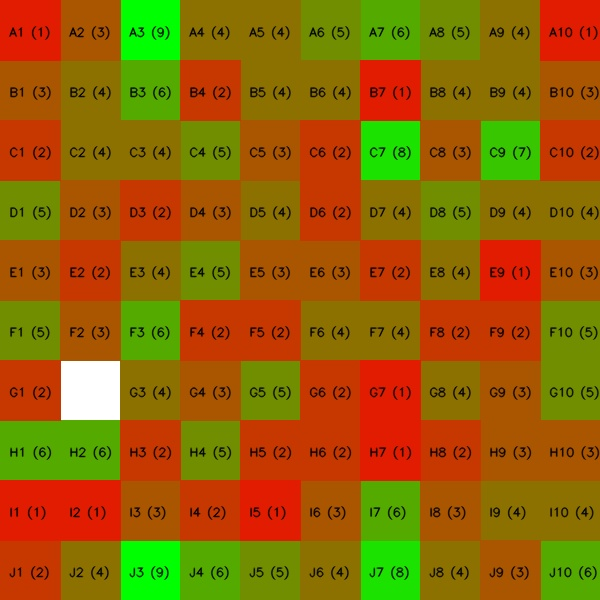
#> input picture SeaBattle2 Python Computer Vision/heatmaps/Heatmap - 19 images - 12Jul.jpg, 600 x 600 px, given as the content of the folder images, which was not available
$ python main.py
#> lines starting #> are read from the running program, lines starting #| are printed output that depends on the picture; after the words box and inside, x2 and y2 are one past the last pixel; in counts of white or black regions, pixels touching at a corner belong together; pictures that were not available may be replaced by others from this repository, and a replacement may not be noted
### SeaBattle2 Python Computer Vision/load_data.py
import glob
import cv2
import numpy as np
import pandas as pd

def reset_db():
    """
    Reset the database by setting the 'count' of all cells to 0.
    """
    df = pd.read_csv("SeaBattle2.csv")
#> (reads SeaBattle2 Python Computer Vision/SeaBattle2.csv from the repository)
    df['count'] = 0
    df.to_csv('SeaBattle2.csv', index=False)

def update_db(cell_name):
    """
    Update the database by incrementing the 'count' of the specified cell.

    Args:
        cell_name (str): The name of the cell to update.
    """
    df = pd.read_csv("SeaBattle2.csv")
    df.loc[df['cell_name'] == cell_name, 'count'] += 1
    df.to_csv('SeaBattle2.csv', index=False)

def one_image(path, update=False, reset=False, show=False):
    """
    Process a single image to analyze cell opacities, update the database,
    and optionally display the processed image with overlays.

    Args:
        path (str): The path to the image to process.
        update (bool): Whether to update the database.
        reset (bool): Whether to reset the database before processing.
        show (bool): Whether to display the processed image.
    """
#> called with path = '_only/Heatmap - 19 images - 12Jul.jpg', update = True, reset = False, show = False
    if reset:
        reset_db()

    image_path = path
    img = cv2.imread(image_path)
#> img is the input picture: shape (600, 600, 3); mean B, G, R 4.3, 99.7, 149
    img_gray = cv2.cvtColor(img, cv2.COLOR_BGR2GRAY)
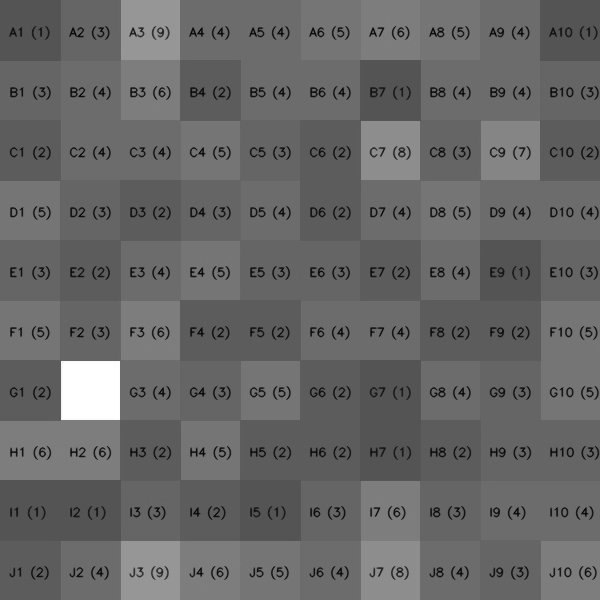
#> img_gray: shape (600, 600); min 4, max 255, mean 103.5

    rows, cols = 10, 10
    cell_size = 79  # Adjust this value based on your preference

    char_dict = {i: chr(ord('A') + i) for i in range(10)}

    # Create a new three-channel image with the same dimensions as the grayscale image
    img_gray_colored = cv2.cvtColor(img_gray, cv2.COLOR_GRAY2BGR)

    # Draw grid lines
    for i in range(0, rows * cell_size, cell_size):
        cv2.line(img_gray_colored, (0, i), (cols * cell_size, i), (0, 255, 0), 1)  # Green horizontal lines
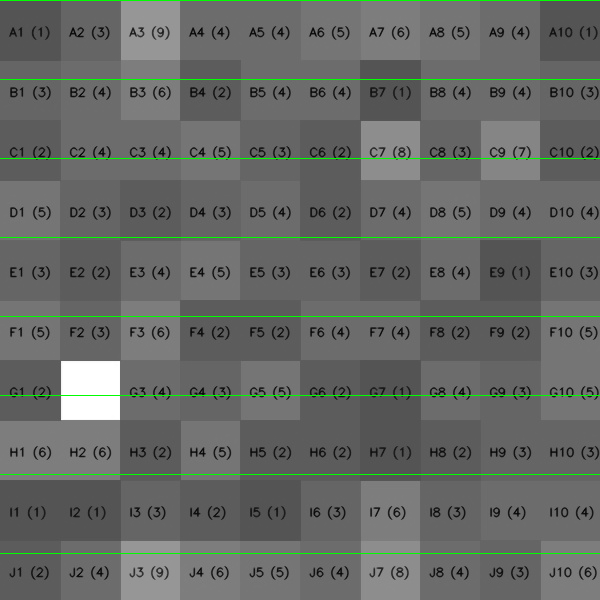
#> img_gray_colored: shape (600, 600, 3); mean B, G, R 102.1, 105.5, 102.1
    for j in range(0, cols * cell_size, cell_size):
        cv2.line(img_gray_colored, (j, 0), (j, rows * cell_size), (0, 255, 0), 1)  # Green vertical lines
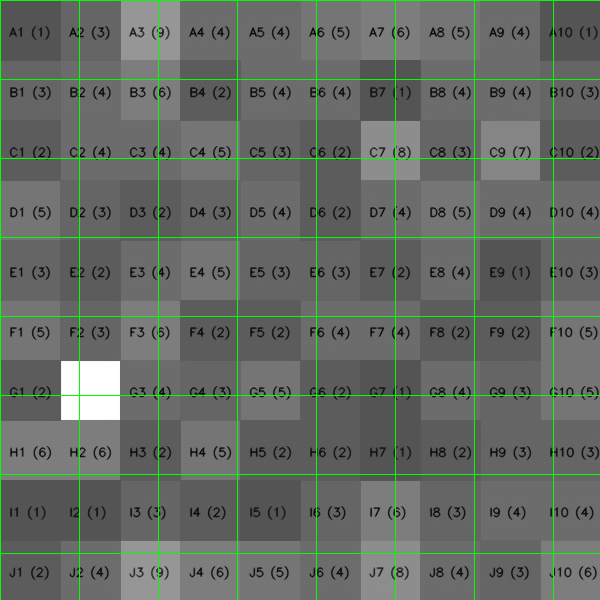
#> img_gray_colored: shape (600, 600, 3); 1.32% of pixels changed, all inside (x1, y1, x2, y2) = (0, 1, 554, 600)

    # Draw circles in cells based on opacity sum
    for i in range(0, rows * cell_size, cell_size):
        for j in range(0, cols * cell_size, cell_size):
            cell = img_gray[i:i + cell_size, j:j + cell_size]
            opacity_sum = np.sum(cell)
            cell_name = f"{char_dict[i // cell_size]}{j // cell_size}"

            if opacity_sum <= 1020000:  # Adjust threshold as needed
                color = (0, 255, 0)  # Green color
                if update:
                    update_db(cell_name)
            else:
                color = (0, 0, 255)  # Red color

            center = (j + cell_size // 2, i + cell_size // 2)
            cv2.circle(img_gray_colored, center, 10, color, -1)  # Draw filled circle
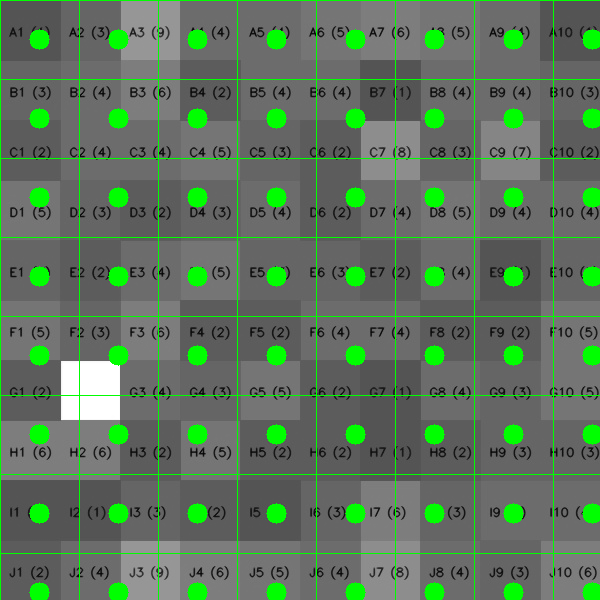
#> img_gray_colored: shape (600, 600, 3); 5.53% of pixels changed, all inside (x1, y1, x2, y2) = (29, 29, 600, 600)

    if show:
        result_img = cv2.addWeighted(img_gray_colored, 0.7, img, 0.3, 0)
        scaled_img_gray_colored = cv2.resize(result_img, (0, 0), fx=0.8, fy=0.8)
        cv2.imshow('Overlay Result', scaled_img_gray_colored)
        cv2.waitKey(0)
        cv2.destroyAllWindows()

def process_images():
    """
    Process all images in the 'images' folder, update the database,
    and return the number of images processed.

    Returns:
        int: The number of images processed.
    """
    data_images = glob.glob("images/*.jpg")
    for img in data_images:
        one_image(img, update=True, reset=False, show=False)
    return len(data_images)

### SeaBattle2 Python Computer Vision/manip_data.py
import pandas as pd
import cv2
import numpy as np
from collections import Counter

def get_most_recurring():
    """
    Get the most recurring cells from the SeaBattle2.csv file.

    Returns:
        Counter: A Counter object with cell names as keys and their counts as values.
    """
    df = pd.read_csv("SeaBattle2.csv")
    df = df[df["count"] > 0]
    pd.set_option('display.max_rows', None)
    df = df.sort_values(by="count", ascending=False)

    # Flatten the DataFrame into a list
    flattened_list = [cell_name for cell_name, count in zip(df["cell_name"], df["count"]) for _ in range(count)]
    return Counter(flattened_list)

# [15 lines left out: function get_next_most_recurring, not called in this run]

def get_alpha(n):
    """
    Convert a numeric value to its corresponding alphabet.

    Args:
        n (int): The numeric value to convert.

    Returns:
        str: The corresponding alphabet character.
    """
    char_dict = {i: chr(ord('A') + i) for i in range(10)}
    return char_dict[n]

def get_grid_coordinates(cell):
    """
    Get the grid coordinates for a given cell name.

    Args:
        cell (str): The cell name (e.g., 'A0').

    Returns:
        tuple: The row and column coordinates of the cell.
    """
    alpha_part = cell[:-1]
    numeric_part = cell[-1]
    col = int(numeric_part)
    row = ord(alpha_part.upper()) - ord('A')
    return row, col

def create_heatmap():
    """
    Create a heatmap based on the cell counts from the SeaBattle2.csv file.

    Returns:
        np.ndarray: The generated heatmap as an image.
    """
    canvas_size = (600, 600)
    canvas = np.ones((canvas_size[0], canvas_size[1], 3), dtype=np.uint8) * 255  # White background

    # Define grid parameters
    grid_spacing = 60

    # Create vertical grid lines
    for x in range(0, canvas_size[1], grid_spacing):
        cv2.line(canvas, (x, 0), (x, canvas_size[0]), (0, 0, 0), 1)
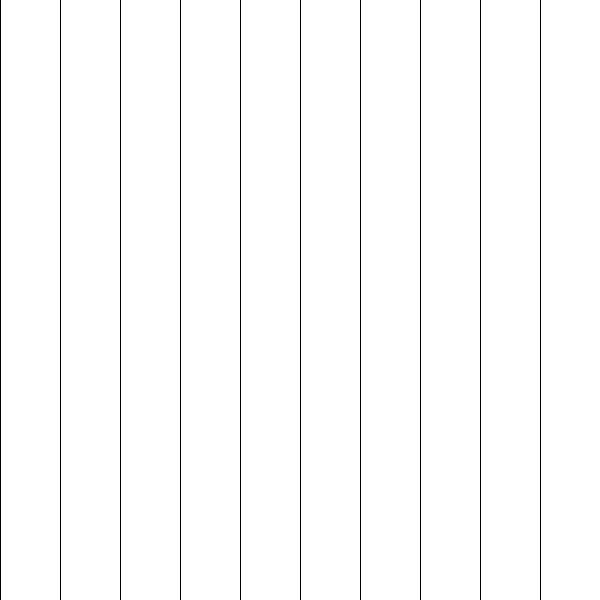
#> canvas: shape (600, 600, 3); 98.3% white; black in thin lines or dots

    # Create horizontal grid lines
    for y in range(0, canvas_size[0], grid_spacing):
        cv2.line(canvas, (0, y), (canvas_size[1], y), (0, 0, 0), 1)
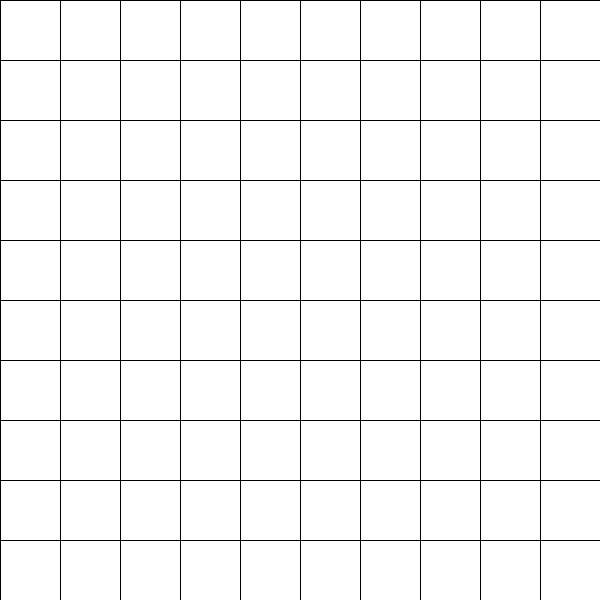
#> canvas: shape (600, 600, 3); 96.7% white; black in thin lines or dots

    item_counts = get_most_recurring()
    max_count = max(item_counts.values())

    font = cv2.FONT_HERSHEY_SIMPLEX
#> font = 0
    font_scale = 0.4
    font_thickness = 1

    for item in item_counts:
        row, col = get_grid_coordinates(item)
        intensity = item_counts[item]
        color = (0, min(255, int(255 * (intensity / max_count))), min(255, int(255 * (1 - intensity / max_count))))

        cv2.rectangle(canvas, (col * grid_spacing, row * grid_spacing),
                      ((col + 1) * grid_spacing, (row + 1) * grid_spacing), color, -1)

        cv2.putText(canvas, str(f"{get_alpha(row)}{col + 1} ({intensity})"),
                    (int((col + 0.15) * grid_spacing), int((row + 0.6) * grid_spacing)),
                    font, font_scale, (0, 0, 0), font_thickness, cv2.LINE_AA)
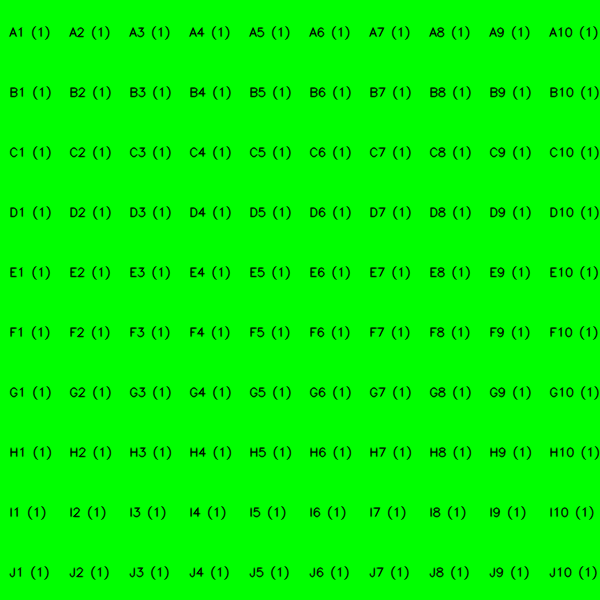
#> canvas: shape (600, 600, 3); mean of channels 0, 1, 2 0, 247.5, 0; drawn as B, G, R

    # Display the canvas with the grid
    cv2.imshow('Grid', canvas)
    cv2.waitKey(0)
    cv2.destroyAllWindows()
    return canvas


# [2 lines that do not run on import are left out]

### SeaBattle2 Python Computer Vision/main.py
from load_data import reset_db, process_images
from manip_data import create_heatmap
from cv2 import imwrite
from datetime import datetime as dt

def main():
    """
        Main function to reset the database, process images, create a heatmap,
        and save the heatmap with a timestamp.
    """

    # Reset the database (SeaBattle2.csv)
    reset_db()

    # Process all images in the images/ folder
    # You can alternatively call one_image() to process images one at a time,
    # especially useful after adding a new image.
    dataset_size = process_images()

    # Create a heatmap from the processed images
    heatmap = create_heatmap()

    # Save the heatmap with a timestamp in the heatmaps/ folder
    current_date = dt.now()
    imwrite(f"heatmaps/Heatmap - {dataset_size} images - {current_date.day}{current_date.strftime('%b')}.jpg", heatmap)


if __name__ == '__main__':
    main()
